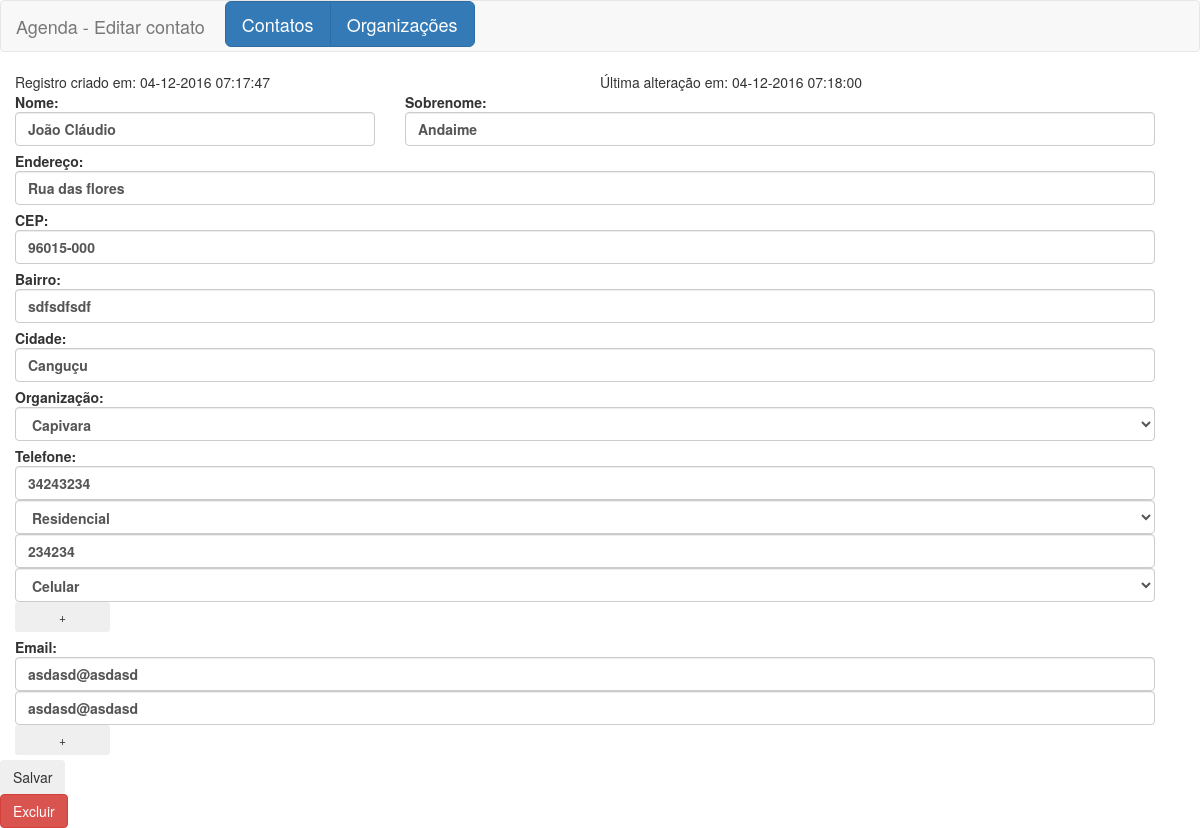
Screenshot of /edita_contato.php?c=17 with the database file from the repository.
### tables this page shows
CREATE TABLE `contatos` (
  `cod_contato` bigint(20) NOT NULL,
  `nome_contato` varchar(30) NOT NULL,
  `sobrenome` varchar(60) NOT NULL,
  `endereco` varchar(60) NOT NULL,
  `cep` varchar(9) NOT NULL,
  `bairro` varchar(30) NOT NULL,
  `cidade` varchar(30) NOT NULL,
  `cod_org_contato` bigint(20) NOT NULL,
  `data_criacao` datetime NOT NULL,
  `data_modificacao` datetime NOT NULL
);

CREATE TABLE `organizacoes` (
  `cod_organizacao` bigint(20) NOT NULL,
  `nome_organizacao` varchar(60) NOT NULL,
  `telefone` varchar(14) NOT NULL
);

CREATE TABLE `telefones` (
  `cod_telefone` bigint(20) UNSIGNED NOT NULL,
  `cod_contato` bigint(20) NOT NULL,
  `numero` varchar(14) DEFAULT NULL,
  `etiqueta` varchar(14) DEFAULT NULL
);

CREATE TABLE `emails` (
  `cod_email` bigint(20) UNSIGNED NOT NULL,
  `cod_contato` bigint(20) NOT NULL,
  `email` varchar(60) NOT NULL
);

### edita_contato.php (the view, shortened to what this page needs)
<?php
require_once 'header.php';
$consulta = $con->query("SELECT * FROM
	`contatos` left JOIN
	(organizacoes, telefones, emails)
	on (contatos.cod_org_contato=organizacoes.cod_organizacao and telefones.cod_contato=contatos.cod_contato and emails.cod_contato=contatos.cod_contato)
	WHERE contatos.cod_contato=".$_GET['c'].";");
$linha = $consulta->fetch(PDO::FETCH_ASSOC);
?>
<div class="row col-md-12 col-sm-12">
	<span class="col-md-6 col-lg-6">
		Registro criado em: <?php echo 	date_format(date_create($linha['data_criacao']), 'd-m-Y H:i:s'); ?>
	</span>
	<span class="col-md-6 col-lg-6">
		Última alteração em: <?php echo  date_format(date_create($linha['data_modificacao']), 'd-m-Y H:i:s'); ?>
	</span>
	<form action="atualiza_contato.php?c=<?php echo $_GET['c'] ?>" method="post" >
		<label class="col-md-4 col-sm-4 col-xs-12" >
			Nome:
			<input required="required" type="text" name="nome" class="form-control " value="<?php echo $linha['nome_contato'] ?>" />
		</label>
		<label class="col-md-8 col-sm-8 col-xs-12">
			Sobrenome:
			<input required="required" type="text" name="sobrenome" class="form-control" value="<?php echo $linha['sobrenome'] ?>"  />
		</label>
		<label class="col-md-12 col-sm-12">
			Endereço:
			<input required="required" type="text" name="endereco" class="form-control" value="<?php echo $linha['endereco'] ?>" />
		</label>
		<label class="col-md-12 col-sm-12">
			CEP:
			<input required="required" type="text" name="cep" class="form-control" value="<?php echo $linha['cep'] ?>" />
		</label>
		<label class="col-md-12 col-sm-12">
			Bairro:
			<input required="required" type="text" name="bairro" class="form-control" value="<?php echo $linha['bairro'] ?>"  />
		</label>
		<label class="col-md-12 col-sm-12">
			Cidade:
			<input required="required" type="text" name="cidade" class="form-control" value="<?php echo $linha['cidade'] ?>"  />
		</label>
		<label class="col-md-12 col-sm-12">
			Organização:
			<select required="required" name="cod_organizacao" class="form-control">
				<?php
				$consulta = $con->query("SELECT * FROM organizacoes;");
				while ($linha2 = $consulta->fetch(PDO::FETCH_ASSOC)) {
					?>
					<option value="<?php echo $linha['cod_organizacao'] ?>"
						<?php if ($linha2['cod_organizacao']==$linha['cod_org_contato']): ?>
							selected="selected"
						<?php endif ?>
						><?php echo $linha2['nome_organizacao'] ?>
					</option>
					<?php
				} ?>
			</select>
		</label>
		<label class="col-md-12 col-sm-12">
			Telefone:
			<span class="input_tel_wrap">
				<?php
				$consulta = $con->query("SELECT * FROM `telefones` WHERE telefones.cod_contato=".$_GET['c'].";");
				$numero_etiqueta=-1;
				while ($linha2 = $consulta->fetch(PDO::FETCH_ASSOC)){
					$numero_etiqueta++;
					?>
					<div>
						<input required="required" type="text" name="telefone[]" class="form-control  col-md-6 col-sm-6" value="<?php echo $linha2['numero'] ?>"/>
						<select name="<?php echo $numero_etiqueta ?>"  class="form-control col-md-6 col-sm-6">
							<option
							<?php if ($linha2['etiqueta']=="Residencial"): ?>
								selected="selected"
							<?php endif ?>
							value="Residencial">Residencial</option>
							<option value="Celular"
							<?php if ($linha2['etiqueta']=="Celular"): ?>
								selected="selected"
							<?php endif ?>
							>Celular</option>
						</select>
					</div>
					<?php
				} ?>
			</span>
			<button class="btn btn-sm btn-alert  col-md-1 form-inline add_tel_button">+</button>
		</label>
		<label class="col-md-12 col-sm-12">
			Email:
			<span class="input_email_wrap">
				<?php
				$consulta = $con->query("SELECT * FROM `emails` WHERE emails.cod_contato=".$_GET['c'].";");
				while ($linha2 = $consulta->fetch(PDO::FETCH_ASSOC)){
					?>
					<input required="required" type="text" name="email[]" class="form-control  col-md-7" value="<?php echo $linha2['email'] ?>" />
					<?php
				}  ?>
			</span>
			<button class="btn btn-sm btn-alert add_email_button col-md-1">+</button>
		</label>
			<div class="row col-md-12 col-sm-12">
				<input type="submit" class="btn-md btn btn-alert" value="Salvar" />
			</div>
		</form>
		<a href="deleta_contato.php?c=<?php echo $_GET['c'] ?>">
			<button class="btn btn-danger">Excluir</button>
		</a>
</div>
		<?php
		require_once 'footer.php';
		?>

### rows the page displays
contatos: data_criacao "04-12-2016 07:17:47", data_modificacao "04-12-2016 07:18:00", nome "João Cláudio", sobrenome "Andaime", endereco "Rua das flores", cep "96015-000", bairro "sdfsdfsdf", cidade "Canguçu", cod_organizacao "Capivara"
telefones: numero "34243234", etiqueta "Residencial"
telefones: numero "234234", etiqueta "Celular"
emails: email "asdasd@asdasd"
emails: email "asdasd@asdasd"

### other values shown
$title "Editar contato"
